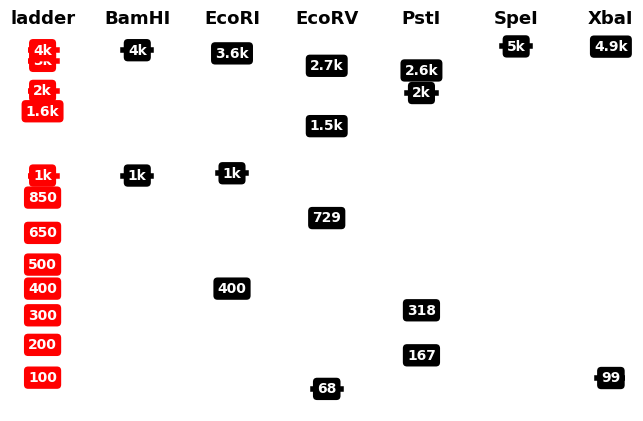

Source code (Python):
"""Simple gel simulation with gelsimulation.py.

This example shows how to plot the the digestion patterns produced by different
restriction enzymes on a same DNA sequence.
"""

from gelsimulator import GelSimulator, LADDER_100_to_4k
import matplotlib.pyplot as plt

with open("example_sequence.txt", "r") as f:
    sequence = f.read()

enzymes = ["BamHI", "EcoRI", "EcoRV", "PstI", "SpeI", "XbaI"]
gel_simulator = GelSimulator(LADDER_100_to_4k)

fig, ax = plt.subplots(1, figsize=(1.1*(len(enzymes)+1), 5))
gel_simulator.format_ax(ax)
gel_simulator.plot_ladder(ax, x_coord=1)
for i, enzyme in enumerate(enzymes):
    gel_simulator.plot_digestion_result(ax, sequence, [enzyme],
                                        x_coord=i+2, label=enzyme)

fig.savefig("simple_gel_simulation.png", bbox_inches="tight")
